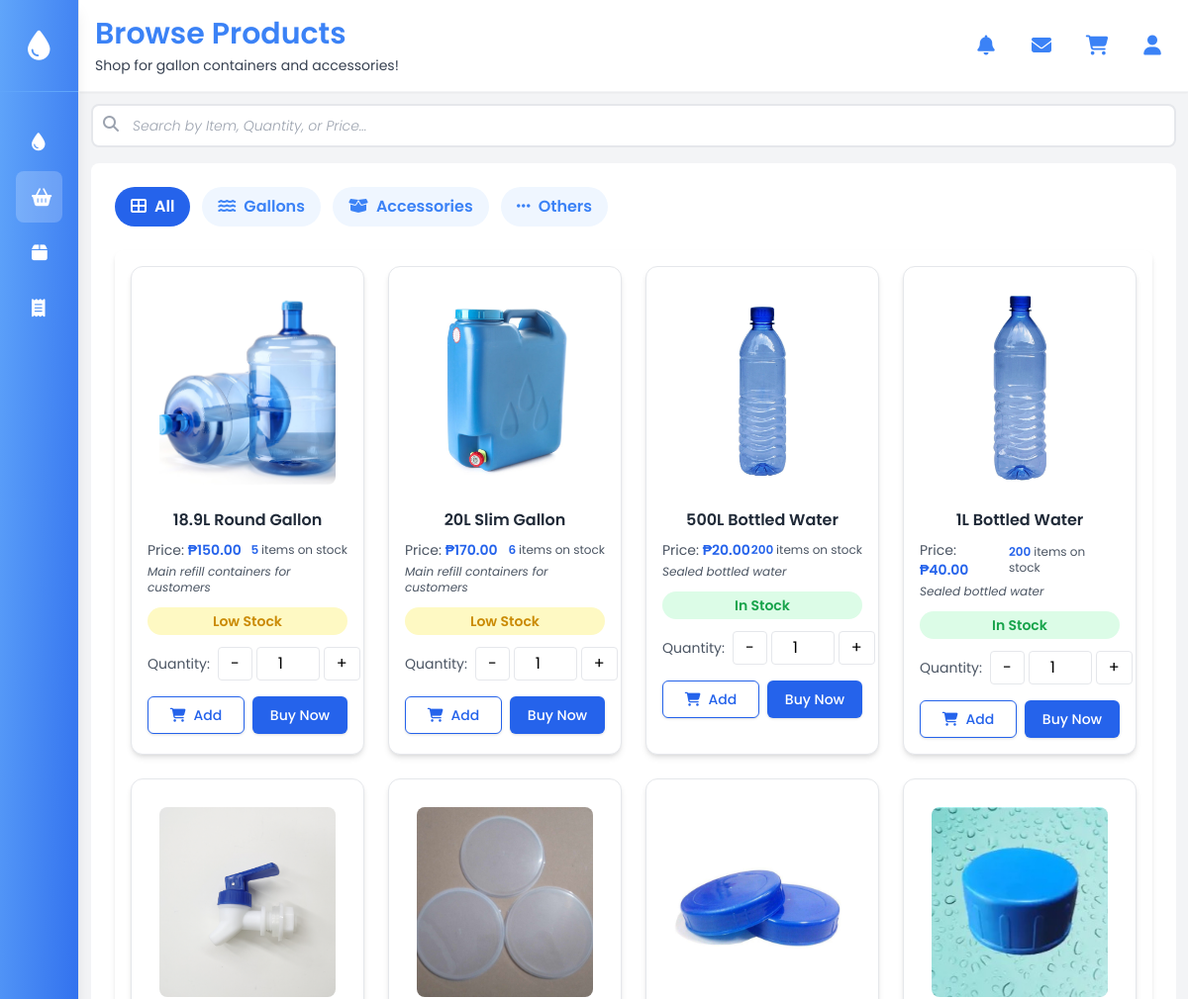
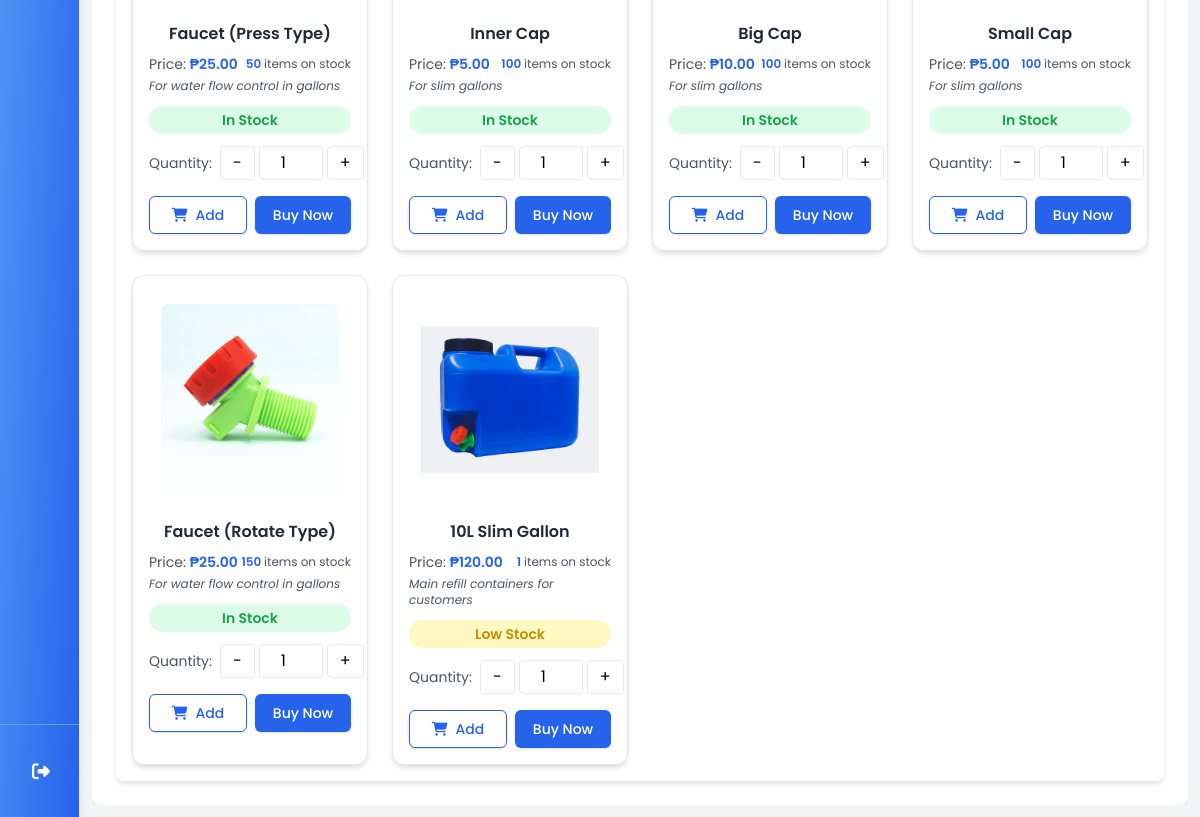
Screenshot of /Customer/browse_products.php with the database file from the repository (2 pictures, top to bottom).
### tables this page shows
CREATE TABLE `inventory` (
  `item_id` int(11) NOT NULL,
  `category` enum('gallons','accessories','others','services') NOT NULL,
  `item_name` varchar(255) NOT NULL,
  `description` text DEFAULT NULL,
  `price` decimal(20,2) NOT NULL,
  `total_quantity` int(11) DEFAULT 0,
  `item_image` varchar(255) DEFAULT NULL,
  `created_at` timestamp NOT NULL DEFAULT current_timestamp(),
  `for_sale` tinyint(1) NOT NULL DEFAULT 1 COMMENT '1 = For Sale, 0 = Not For Sale'
);

### Customer/browse_products.php (the view, shortened to what this page needs)
<!DOCTYPE html>
<html lang="en">
<head>
    <script src="https://cdn.tailwindcss.com"></script>
    <link rel="stylesheet" href="https://cdnjs.cloudflare.com/ajax/libs/font-awesome/6.4.0/css/all.min.css">
    <link rel="stylesheet" href="https://cdn.jsdelivr.net/npm/bootstrap-icons@1.11.3/font/bootstrap-icons.css" />
</head>
<body class="bg-gray-100 overflow-hidden">
    <div class="flex h-screen">
        <div class="flex-1 ml-20 group-hover:ml-64 transition-all duration-300 ease-in-out">
            <div class="flex flex-col h-screen">
                <?php
                $pageTitle = "Browse Products";
                $pageSubtitle = "Shop for gallon containers and accessories!";
                include 'includes/header.php';
                ?>
                <div class="m-3 flex flex-col flex-1 overflow-hidden">
                    <div class="flex items-center gap-2 mb-4">
                        <div class="flex-1 relative">
                            <i class="fas fa-search absolute left-3 top-3 text-gray-400"></i>
                            <input type="text" id="searchInput" placeholder="Search by Item, Quantity, or Price..."
                                class="w-full pl-10 pr-4 py-2 font-light border-2 border-gray-200 rounded-lg focus:outline-none focus:ring-2 focus:ring-blue-500 placeholder:text-sm"
                                style="font-style: italic;"
                                oninput="this.style.fontStyle = this.value ? 'normal' : 'italic';"
                                onkeyup="searchCards()">
                        </div>
                    </div>
                    <div id="browseView"
                        class="p-6 bg-white rounded-lg shadow-lg ring-3 ring-gray-200 flex flex-col flex-1 overflow-hidden">
                        <div class="flex gap-3 mb-6 flex-wrap flex-shrink-0">
                            <button id="allTab"
                                class="px-4 py-2 rounded-full border-none cursor-pointer font-semibold transition-all duration-300 bg-blue-600 text-white"
                                onclick="filterTab(this)">
                                <i class="fas fa-th-large mr-2"></i>All
                            </button>
                            <button
                                class="px-4 py-2 rounded-full border-none cursor-pointer font-semibold transition-all duration-300 bg-blue-50 text-blue-500 hover:bg-gray-200"
                                onclick="filterTab(this)">
                                <i class="fas fa-water mr-2"></i>Gallons
                            </button>
                            <button
                                class="px-4 py-2 rounded-full border-none cursor-pointer font-semibold transition-all duration-300 bg-blue-50 text-blue-500 hover:bg-gray-200"
                                onclick="filterTab(this)">
                                <i class="fas fa-box-open mr-2"></i>Accessories
                            </button>
                            <button
                                class="px-4 py-2 rounded-full border-none cursor-pointer font-semibold transition-all duration-300 bg-blue-50 text-blue-500 hover:bg-gray-200"
                                onclick="filterTab(this)">
                                <i class="fas fa-ellipsis-h mr-2"></i>Others
                            </button>
                        </div>
                        <div class="bg-white rounded-lg shadow-md overflow-hidden flex flex-col flex-1">
                            <div class="overflow-x-auto overflow-y-auto flex-1">
                                <div id="productGrid"
                                    class="grid grid-cols-1 sm:grid-cols-2 md:grid-cols-3 lg:grid-cols-4 gap-6 p-4">
                                    <?php
                                    $database = new Database();
                                    $db = $database->getConnect();
                                    $query = "
                                        SELECT
                                        i.item_id,
                                        i.item_name,
                                        i.item_image,
                                        i.price,
                                        i.category,
                                        i.description,
                                        CASE
                                            WHEN i.item_name IN ('18.9L Round Gallon', '20L Slim Gallon', '10L Slim Gallon')
                                            THEN (
                                            SELECT COUNT(*)
                                            FROM gallon_ownership go
                                            WHERE go.gallon_type = i.item_name
                                            AND go.status NOT IN ('Damaged', 'Lost')
                                            )
                                            ELSE i.total_quantity
                                        END AS quantity
                                        FROM inventory i
                                        WHERE i.item_name NOT IN ('Refill (18.9L RG)', 'Refill (20L SG)', 'Refill (10L SG)')
                                        AND i.for_sale = 1
                                    ";
                                    $stmt = $db->prepare($query);
                                    $stmt->execute();
                                    if ($stmt->rowCount() > 0) {
                                        while ($row = $stmt->fetch(PDO::FETCH_ASSOC)) {
                                            $item_id = htmlspecialchars($row['item_id']);
                                            $item_name = htmlspecialchars($row['item_name']);
                                            $quantity = (int) $row['quantity'];
                                            $price = number_format((float) $row['price'], 2);
                                            $category = htmlspecialchars($row['category']);
                                            $item_image = htmlspecialchars($row['item_image']);
                                            $description = htmlspecialchars($row['description']);
                                            if ($quantity > 20) {
                                                $status = "In Stock";
                                                $statusColor = "text-green-600 bg-green-100";
                                            } elseif ($quantity > 0) {
                                                $status = "Low Stock";
                                                $statusColor = "text-yellow-600 bg-yellow-100";
                                            } else {
                                                $status = "Out of Stock";
                                                $statusColor = "text-red-600 bg-red-100";
                                            }
                                            echo '
                                            <div class="inventory-card bg-white border border-gray-200 rounded-xl shadow-md hover:shadow-lg transition p-4 flex flex-col"
                                                data-category="' . strtolower($category) . '"
                                                data-name="' . strtolower($item_name) . '"
                                                data-price="' . $price . '"
                                                data-item-id="' . $item_id . '"
                                                data-item-name="' . htmlspecialchars($item_name, ENT_QUOTES) . '"
                                                data-item-price="' . $row['price'] . '"
                                                data-stock="' . $quantity . '">
                                            <div class="text-center m-3">
                                                <img src="../Assets/' . $item_image . '" alt="' . $item_name . '" class="w-48 h-48 object-cover rounded-lg mb-3 inline-block">
                                            </div>
                                            <h2 class="text-medium font-semibold text-gray-800 text-center mb-2">' . $item_name . '</h2>
                                            <div class="flex justify-between items-center mb-1">
                                                <p class="text-sm text-gray-600">Price: <span class="font-semibold text-blue-600">₱' . $price . '</span></p>
                                                <p class="text-xs font-semibold text-blue-600">' . $quantity . ' <span class="text-xs font-normal text-gray-600">items on stock</span></p>
                                            </div>
                                            <p class="text-xs text-gray-600 italic mb-3">' . $description . '</p>
                                            <p class="text-sm font-semibold ' . $statusColor . ' px-3 py-1 rounded-full mb-3 text-center">' . $status . '</p>
                                            <div class="flex items-center justify-between gap-2 mb-2">
                                                <p class="text-sm text-gray-600">Quantity:</p>
                                                <div class="flex items-center gap-1">
                                                <button class="qty-minus px-3 py-1 border rounded hover:bg-gray-100" data-id="' . $item_id . '">-</button>
                                                <input class="qty-input w-16 text-center border rounded p-1" data-id="' . $item_id . '" type="number" min="1" max="' . $quantity . '" value="1">
                                                <button class="qty-plus px-3 py-1 border rounded hover:bg-gray-100" data-id="' . $item_id . '">+</button>
                                                </div>
                                            </div>
                                            <div class="flex gap-2 w-full mt-2">
                                                <button class="bg-white border border-blue-600 hover:bg-blue-50 text-blue-600 px-4 py-2 rounded-md text-sm font-medium shadow flex-1 flex items-center justify-center gap-2"
                                                        onclick="addToCart(' . $item_id . ')">
                                                <i class="fas fa-shopping-cart"></i> Add
                                                </button>
                                                <button class="bg-blue-600 hover:bg-blue-700 text-white px-4 py-2 rounded-md text-sm font-medium shadow flex-1 flex items-center justify-center"
                                                        onclick="buyNow(' . $item_id . ')">Buy Now</button>
                                            </div>
                                            </div>
                                        ';
                                        }
                                    } else {
                                        echo '<p class="text-gray-500 text-center col-span-full">No items found in inventory.</p>';
                                    }
                                    ?>
                                </div>
                            </div>
                        </div>
                    </div>
                </div>
            </div>
        </div>
    </div>
</body>
</html>

### Customer/includes/header.php (shortened to what this page needs)
<?php
$currentPage = basename($_SERVER['PHP_SELF']);
?>
<div class="bg-white border-b border-gray-100 shadow-sm p-4 transition-all duration-300 ease-in-out">
    <div class="flex items-center justify-between">
        <div class="flex flex-col">
            <h1 class="text-3xl font-semibold text-blue-500"><?= htmlspecialchars($pageTitle) ?></h1>
            <p class="text-sm text-gray-700 mt-1"><?= htmlspecialchars($pageSubtitle) ?></p>
        </div>
        <div class="flex items-center space-x-4">
            <a href="../Notification/cust_notifications.php"
               title="Notifications"
               class="w-10 h-10 flex items-center justify-center rounded-full transition
               <?= $currentPage === 'cust_notifications.php' ? 'bg-blue-100' : 'hover:bg-blue-100' ?>">
                <i class="fas fa-bell text-blue-500 text-xl"></i>
            </a>
            <a href="../Messaging/cust_messages.php"
               title="Messages"
               class="w-10 h-10 flex items-center justify-center rounded-full transition
               <?= $currentPage === 'cust_messages.php' ? 'bg-blue-100' : 'hover:bg-blue-100' ?>">
                <i class="fas fa-envelope text-blue-500 text-xl"></i>
            </a>
            <a href="../Order/cart.php"
               title="Cart"
               class="w-10 h-10 flex items-center justify-center rounded-full transition
               <?= $currentPage === 'cart.php' ? 'bg-blue-100' : 'hover:bg-blue-100' ?>">
                <i class="fas fa-shopping-cart text-blue-500 text-xl"></i>
            </a>
            <a href="../User/profile.php"
               title="Profile"
               class="w-10 h-10 flex items-center justify-center rounded-full transition
               <?= $currentPage === 'profile.php' ? 'bg-blue-100' : 'hover:bg-blue-100' ?>">
                <i class="fas fa-user text-blue-500 text-xl"></i>
            </a>
        </div>
    </div>
</div>

### Customer/browse_products.php (style rules this page uses)
body { font-family: 'Poppins', sans-serif; }

### rows the page displays
inventory: item_image (picture), item_name "18.9L Round Gallon", price "150.00", quantity "5", description "Main refill containers for customers", status "Low Stock", item_id "1"
inventory: item_image (picture), item_name "20L Slim Gallon", price "170.00", quantity "6", description "Main refill containers for customers", status "Low Stock"
inventory: item_image (picture), item_name "500L Bottled Water", price "20.00", quantity "200", description "Sealed bottled water", status "In Stock"
inventory: item_image (picture), item_name "1L Bottled Water", price "40.00", quantity "200", description "Sealed bottled water", status "In Stock"
inventory: shows a picture, item_name "Faucet (Press Type)", price "25.00", quantity "50", description "For water flow control in gallons", status "In Stock"
inventory: shows a picture, item_name "Inner Cap", price "5.00", quantity "100", description "For slim gallons", status "In Stock"
inventory: item_image (picture), item_name "Big Cap", price "10.00", quantity "100", description "For slim gallons", status "In Stock"
inventory: shows a picture, item_name "Small Cap", price "5.00", quantity "100", description "For slim gallons", status "In Stock"
inventory: shows a picture, item_name "Faucet (Rotate Type)", price "25.00", quantity "150", description "For water flow control in gallons", status "In Stock"
inventory: item_image (picture), item_name "10L Slim Gallon", price "120.00", quantity "1", description "Main refill containers for customers", status "Low Stock", value "1"

### other values shown
$pageTitle "Browse Products"
$pageSubtitle "Shop for gallon containers and accessories!"
